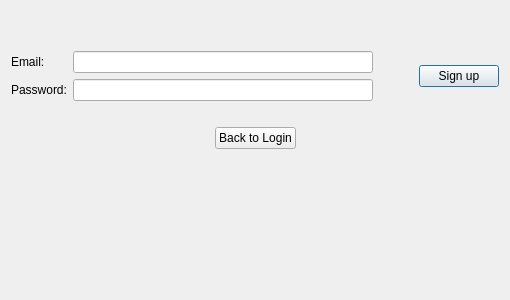
<?xml version="1.0" encoding="UTF-8"?>
<ui version="4.0">
 <class>Dialog</class>
 <widget class="QDialog" name="Dialog">
  <property name="geometry">
   <rect>
    <x>0</x>
    <y>0</y>
    <width>510</width>
    <height>300</height>
   </rect>
  </property>
  <property name="windowTitle">
   <string>Dialog</string>
  </property>
  <layout class="QVBoxLayout" name="verticalLayout">
   <item>
    <spacer name="verticalSpacer_2">
     <property name="orientation">
      <enum>Qt::Vertical</enum>
     </property>
     <property name="sizeType">
      <enum>QSizePolicy::Maximum</enum>
     </property>
     <property name="sizeHint" stdset="0">
      <size>
       <width>20</width>
       <height>40</height>
      </size>
     </property>
    </spacer>
   </item>
   <item>
    <layout class="QHBoxLayout" name="horizontalLayout_2">
     <item>
      <layout class="QFormLayout" name="formLayout">
       <item row="0" column="0">
        <widget class="QLabel" name="label_email">
         <property name="text">
          <string>Email:</string>
         </property>
        </widget>
       </item>
       <item row="0" column="1">
        <widget class="QLineEdit" name="line_email"/>
       </item>
       <item row="1" column="0">
        <widget class="QLabel" name="label_password">
         <property name="text">
          <string>Password:</string>
         </property>
        </widget>
       </item>
       <item row="1" column="1">
        <widget class="QLineEdit" name="line_password">
         <property name="echoMode">
          <enum>QLineEdit::Password</enum>
         </property>
        </widget>
       </item>
      </layout>
     </item>
     <item>
      <spacer name="horizontalSpacer_3">
       <property name="orientation">
        <enum>Qt::Horizontal</enum>
       </property>
       <property name="sizeType">
        <enum>QSizePolicy::Maximum</enum>
       </property>
       <property name="sizeHint" stdset="0">
        <size>
         <width>40</width>
         <height>20</height>
        </size>
       </property>
      </spacer>
     </item>
     <item>
      <widget class="QPushButton" name="button_signup">
       <property name="text">
        <string>Sign up</string>
       </property>
      </widget>
     </item>
    </layout>
   </item>
   <item>
    <widget class="QLabel" name="label_confirm">
     <property name="text">
      <string/>
     </property>
     <property name="alignment">
      <set>Qt::AlignCenter</set>
     </property>
    </widget>
   </item>
   <item>
    <layout class="QHBoxLayout" name="horizontalLayout">
     <item>
      <spacer name="horizontalSpacer">
       <property name="orientation">
        <enum>Qt::Horizontal</enum>
       </property>
       <property name="sizeHint" stdset="0">
        <size>
         <width>40</width>
         <height>20</height>
        </size>
       </property>
      </spacer>
     </item>
     <item>
      <widget class="QPushButton" name="button_back">
       <property name="enabled">
        <bool>true</bool>
       </property>
       <property name="text">
        <string>Back to Login</string>
       </property>
       <property name="checkable">
        <bool>false</bool>
       </property>
       <property name="autoDefault">
        <bool>true</bool>
       </property>
      </widget>
     </item>
     <item>
      <spacer name="horizontalSpacer_2">
       <property name="orientation">
        <enum>Qt::Horizontal</enum>
       </property>
       <property name="sizeHint" stdset="0">
        <size>
         <width>40</width>
         <height>20</height>
        </size>
       </property>
      </spacer>
     </item>
    </layout>
   </item>
   <item>
    <spacer name="verticalSpacer">
     <property name="orientation">
      <enum>Qt::Vertical</enum>
     </property>
     <property name="sizeHint" stdset="0">
      <size>
       <width>20</width>
       <height>40</height>
      </size>
     </property>
    </spacer>
   </item>
  </layout>
 </widget>
 <resources/>
 <connections/>
</ui>
